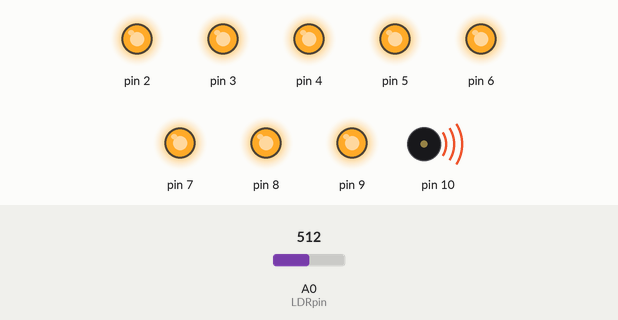
This sketch was run on a simulated Arduino Uno, built with avr-gcc and run on an emulated ATmega328P. On the bench: output pins drawn as LEDs (lit = HIGH), buzzer (waves = sounding). Inputs (shaded band) come from the test bench; at power-on: A0 (LDRpin) = 512.

Above: at 1.2 s.
1.3 s: A0 (LDRpin) set to 590
2.8 s: A0 (LDRpin) set to 607
At 3.8 s:
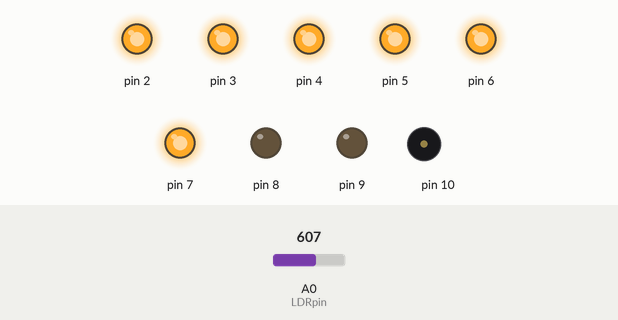
4.4 s: A0 (LDRpin) set to 641
5.9 s: A0 (LDRpin) set to 664
At 6.3 s:
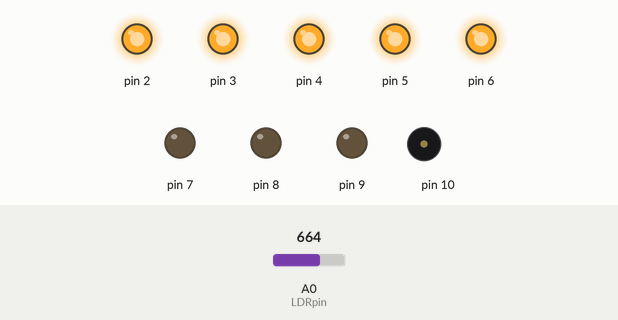
9.4 s: A0 (LDRpin) set to 683
10.9 s: A0 (LDRpin) set to 719
At 11.6 s:
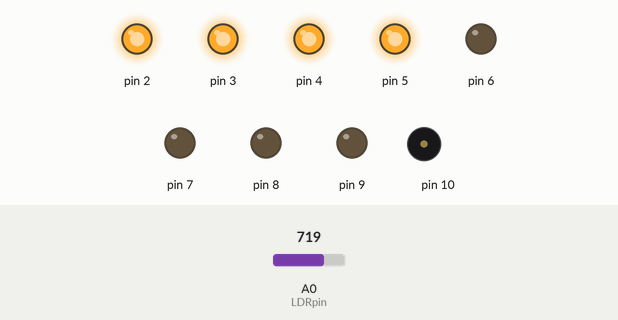
Timing chart, 0 to 13.5 s (numbered marks = the images above; inputs shaded):
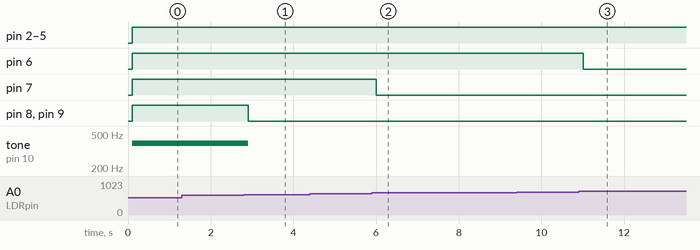

The sketch:

sensor_de_luz.ino
```cpp
#include <Tone.h>

int LDRpin=A0;
int LDRval=0;
Tone player;
int note[]={NOTE_A3,NOTE_G4};

//Setup the output pins and play the buzzer
void setup(){
  pinMode(2,OUTPUT);
  pinMode(3,OUTPUT);
  pinMode(4,OUTPUT);
  pinMode(5,OUTPUT);
  pinMode(6,OUTPUT);
  pinMode(7,OUTPUT);
  pinMode(8,OUTPUT);
  pinMode(9,OUTPUT);
  player.begin(10);
  Serial.begin(9600);
}

void loop(){
  LDRval=analogRead(LDRpin);
  if(Serial.available()>0){
	Serial.println(LDRval);
  }
  delay(100);
  if(LDRval>850){
    digitalWrite(2,HIGH);
    digitalWrite(3,LOW);
    digitalWrite(4,LOW);
    digitalWrite(5,LOW);
    digitalWrite(6,LOW);
    digitalWrite(7,LOW);
    digitalWrite(8,LOW);
    digitalWrite(9,LOW);
    digitalWrite(10,LOW);
    player.stop();
  }
  if(LDRval>800 && LDRval<850){
    digitalWrite(2,HIGH);
    digitalWrite(3,HIGH);
    digitalWrite(4,LOW);
    digitalWrite(5,LOW);
    digitalWrite(6,LOW);
    digitalWrite(7,LOW);
    digitalWrite(8,LOW);
    digitalWrite(9,LOW);
    digitalWrite(10,LOW);
    player.stop();
  }
  if(LDRval>750 && LDRval<800){
    digitalWrite(2,HIGH);
    digitalWrite(3,HIGH);
    digitalWrite(4,HIGH);
    digitalWrite(5,LOW);
    digitalWrite(6,LOW);
    digitalWrite(7,LOW);
    digitalWrite(8,LOW);
    digitalWrite(9,LOW);
    digitalWrite(10,LOW);
    player.stop();
  }
  if(LDRval>700 && LDRval<750){
    digitalWrite(2,HIGH);
    digitalWrite(3,HIGH);
    digitalWrite(4,HIGH);
    digitalWrite(5,HIGH);
    digitalWrite(6,LOW);
    digitalWrite(7,LOW);
    digitalWrite(8,LOW);
    digitalWrite(9,LOW);
    digitalWrite(10,LOW);
    player.stop();
  }
  if(LDRval>650 && LDRval<700){
    digitalWrite(2,HIGH);
    digitalWrite(3,HIGH);
    digitalWrite(4,HIGH);
    digitalWrite(5,HIGH);
    digitalWrite(6,HIGH);
    digitalWrite(7,LOW);
    digitalWrite(8,LOW);
    digitalWrite(9,LOW);
    digitalWrite(10,LOW);
    player.stop();
  }
  if(LDRval>600 && LDRval<650){
    digitalWrite(2,HIGH);
    digitalWrite(3,HIGH);
    digitalWrite(4,HIGH);
    digitalWrite(5,HIGH);
    digitalWrite(6,HIGH);
    digitalWrite(7,HIGH);
    digitalWrite(8,LOW);
    digitalWrite(9,LOW);
    digitalWrite(10,LOW);
    player.stop();
  }
  if(LDRval<600){
    digitalWrite(2,HIGH);
    digitalWrite(3,HIGH);
    digitalWrite(4,HIGH);
    digitalWrite(5,HIGH);
    digitalWrite(6,HIGH);
    digitalWrite(7,HIGH);
    digitalWrite(8,HIGH);
    digitalWrite(9,HIGH);
    player.play(note[1]);
  }
}  
```

Measured:
- the behaviour switches between 600 and 601 on A0 (LDRpin) (found by bisection; images 0 and 1)
- the behaviour switches between 650 and 651 on A0 (LDRpin) (found by bisection; images 1 and 2)
- the behaviour switches between 700 and 701 on A0 (LDRpin) (found by bisection; images 2 and 3)
- after the input at 1.3 s, every drawn part: stays the same
- after the input at 2.8 s, pin 8, pin 9: HIGH → LOW after 0.11 s; tone on pin 10: 392 Hz → silent after 0.11 s
- after the input at 4.4 s, every drawn part: stays the same
- after the input at 5.9 s, pin 7: HIGH → LOW after 0.11 s
- after the input at 9.4 s, every drawn part: stays the same
- after the input at 10.9 s, pin 6: HIGH → LOW after 0.12 s
